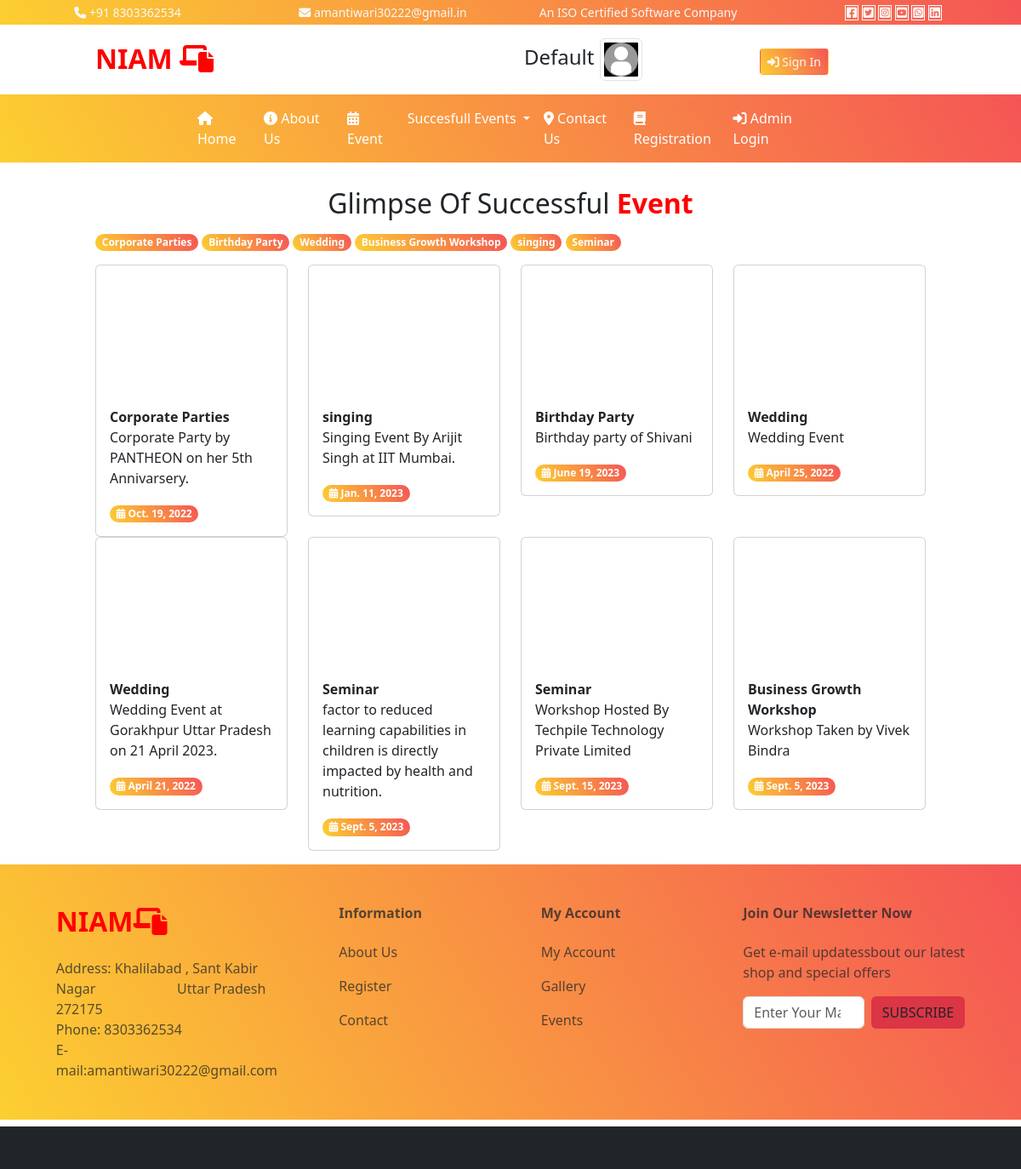
/videogallery/, run on the app's committed database.
### user/models.py (models this page shows)
class category(models.Model):
    cname=models.CharField(max_length=200,null=True)
    cpic=models.ImageField(upload_to='static/category/',null=True)
    cdate=models.DateField()
    def __str__(self):
        return self.cname

class videogallery(models.Model):
    category=models.ForeignKey(category,on_delete=models.CASCADE)
    vlink=models.TextField(null=True)
    vdate=models.DateField()
    event_des=models.TextField(null=True)

### user/views.py (the view)
# urls.py: path('videogallery/',views.vgallery),
def vgallery(request):
    cid=request.GET.get('x')
    cdata=category.objects.all().order_by('-id')
    if cid is not None:
        vdata=videogallery.objects.filter(category=cid)
    else:
        vdata=videogallery.objects.all().order_by('-id')
    mydict={
        "cdata":cdata,
        "vdata":vdata,
    }
    return render(request,'user/vgallery.html',mydict)

### templates/user/vgallery.html
{% extends 'base.html'%}
{% load  static %}
{% block content %}
<div class="text-center fs-2 my-2">
    Glimpse Of Successful<b class="txt-mycolor"> Event</b>
</div>
<div class="row">
    <div class="col-sm-10 mx-auto">
        <div class="row">
            <div class="col-sm-12">
                {% for a in cdata %}
                <a href="/user/videogallery?x={{a.id}}" class="badge bg-mycolor rounded-pill" style="text-decoration:none;">{{a.cname}}</a>
                {% endfor %}
                 </div>
        </div>
        <div class="row mt-3">
                {% for a in vdata %}
            <div class="col-sm-3">
            <div class="card">
                <iframe class="img-card-top" src="{{a.vlink}}" title="YouTube video player" frameborder="0" allow="accelerometer; autoplay; clipboard-write; encrypted-media; gyroscope; picture-in-picture; web-share" allowfullscreen></iframe>
                <div class="card-body">
                    <b>{{a.category}}</b>
                    <p>{{a.event_des}}</p>
                     <span class="badge bg-mycolor rounded-pill">
              <i class="fa-solid fa-calendar-days"></i>
           {{a.vdate}}
              </span>
                </div>
            </div>
            </div>
            {% endfor %}
        </div>
    </div>
</div>
{% endblock %}

### templates/base.html (style rules this page uses)
:root { --bgcolor:linear-gradient(60deg,#FCCF31,#F55555); --txtcolor:red; }
.bg-mycolor { background:var(--bgcolor) !important; }
.txt-mycolor { color:var(--txtcolor); }

### data on the page
category: cname "Corporate Parties"
category: cname "Birthday Party"
category: cname "Wedding"
category: cname "Business Growth Workshop"
category: cname "singing"
category: cname "Seminar"
videogallery: category "Corporate Parties", event_des "Corporate Party by PANTHEON on her 5th Annivarsery.", vdate "Oct. 19, 2022"
videogallery: category "singing", event_des "Singing Event By Arijit Singh at IIT Mumbai.", vdate "Jan. 11, 2023"
videogallery: category "Birthday Party", event_des "Birthday party of Shivani", vdate "June 19, 2023"
videogallery: category "Wedding", event_des "Wedding Event", vdate "April 25, 2022"
videogallery: category "Wedding", event_des "Wedding Event at Gorakhpur Uttar Pradesh on 21 April 2023.", vdate "April 21, 2022"
videogallery: category "Seminar", event_des "factor to reduced learning capabilities in children is directly impacted by health and nutrition.", vdate "Sept. 5, 2023"
videogallery: category "Seminar", event_des "Workshop Hosted By Techpile Technology Private Limited", vdate "Sept. 15, 2023"
videogallery: category "Business Growth Workshop", event_des "Workshop Taken by Vivek Bindra", vdate "Sept. 5, 2023"
